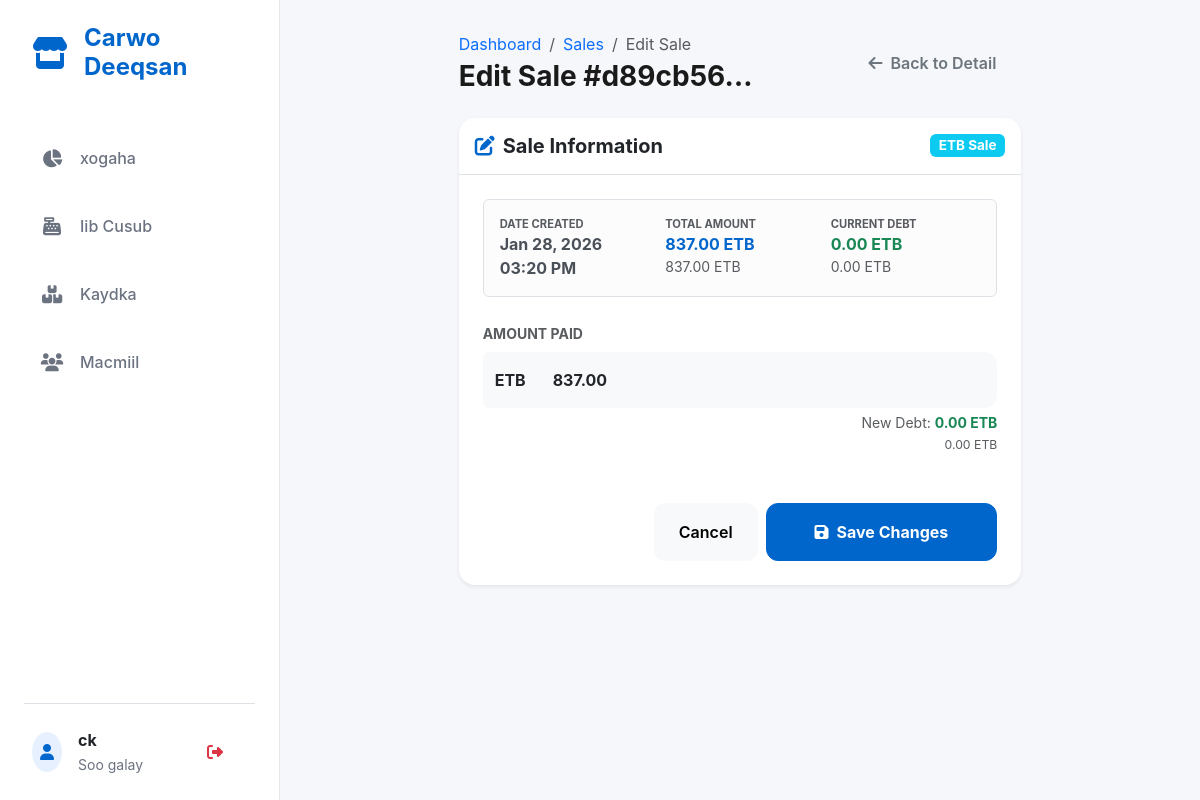
Screenshot of /sales/ETB/9/edit/ (signed in) with the database file from the repository.
### core/models.py (models this page shows, shortened)
class User(AbstractUser):
    phone = models.CharField(max_length=15, blank=True, null=True)
    date_created = models.DateTimeField(auto_now_add=True)
    date_updated = models.DateTimeField(auto_now=True)
    class Meta:
        verbose_name = "Admin User"
        verbose_name_plural = "Admin Users"

class SaleETB(models.Model):
    transaction_id = models.UUIDField(default=uuid.uuid4, unique=True, editable=False)
    customer = models.ForeignKey(Customer, on_delete=models.SET_NULL, null=True, blank=True, help_text="Optional - allows anonymous sales")
    user = models.ForeignKey(User, on_delete=models.SET_NULL, null=True, blank=True, related_name='etb_sales', help_text="Optional - admin user who created the sale")
    total_amount = models.DecimalField(max_digits=10, decimal_places=2, default=0.00, help_text="Total amount in ETB")
    amount_paid = models.DecimalField(max_digits=10, decimal_places=2, default=0.00, help_text="Amount paid in ETB")
    debt_amount = models.DecimalField(max_digits=10, decimal_places=2, default=0.00, help_text="Debt amount in ETB")
    exchange_rate_at_sale = models.DecimalField(
        max_digits=10,
        decimal_places=2,
        default=185.00,
        validators=[MinValueValidator(Decimal('0.01'))],
        help_text="USD to ETB exchange rate at time of sale"
    )
    date_created = models.DateTimeField(auto_now_add=True)
    is_completed = models.BooleanField(default=True)
    class Meta:
        verbose_name = "ETB Sale"
        verbose_name_plural = "ETB Sales"

### core/views.py (the view, shortened to what this page needs)
# urls.py: path('sales/<str:currency>/<int:sale_id>/edit/', views.edit_sale, name='edit_sale'),
@login_required
def edit_sale(request, currency, sale_id):
    if not request.user.is_superuser:
        messages.error(request, "Access denied. Only superusers can edit sales.")
        return redirect('core:sales_list')
    sale = None
    model_class = None
    if currency == 'USD':
        model_class = SaleUSD
    elif currency == 'SOS':
        model_class = SaleSOS
    elif currency == 'ETB':
        model_class = SaleETB
    else:
        messages.error(request, "Invalid currency specified.")
        return redirect('core:sales_list')
    sale = get_object_or_404(model_class, id=sale_id)
    customers = Customer.objects.all().order_by('name')
    currency_settings = CurrencySettings.objects.first()
    usd_to_etb_rate = currency_settings.usd_to_etb_rate if currency_settings else Decimal('100.00')
    usd_to_sos_rate = currency_settings.usd_to_sos_rate if currency_settings else Decimal('8000.00')
    if currency == 'ETB' and hasattr(sale, 'exchange_rate_at_sale') and sale.exchange_rate_at_sale:
        etb_exchange_rate = sale.exchange_rate_at_sale
    else:
        etb_exchange_rate = usd_to_etb_rate
    if hasattr(sale, 'items'):
        calculated_total = sale.items.aggregate(total=Sum('total_price'))['total'] or Decimal('0.00')
        if calculated_total != sale.total_amount:
            sale.total_amount = calculated_total
            sale.save()
    else:
        sale.calculate_total()
    sale.refresh_from_db()
    calculated_debt = max(Decimal('0.00'), sale.total_amount - sale.amount_paid)
    if currency == 'USD':
        total_amount_etb = sale.total_amount * usd_to_etb_rate
        amount_paid_etb = sale.amount_paid * usd_to_etb_rate
        debt_amount_etb = calculated_debt * usd_to_etb_rate
    else:  # ETB
        total_amount_etb = sale.total_amount
        amount_paid_etb = sale.amount_paid
        debt_amount_etb = calculated_debt
    context = {
        'sale': sale,
        'currency': currency,
        'customers': customers,
        'total_amount_etb': total_amount_etb,
        'amount_paid_etb': amount_paid_etb,
        'debt_amount_etb': debt_amount_etb,
        'total_amount_original': sale.total_amount,
        'amount_paid_original': sale.amount_paid,
        'debt_amount_original': calculated_debt,
        'usd_to_etb_rate': usd_to_etb_rate,
        'usd_to_sos_rate': usd_to_sos_rate,
        'etb_exchange_rate': etb_exchange_rate,
    }
    return render(request, 'core/edit_sale.html', context)

### core/permissions_policy.py (called while the page is built)
    def process_response(self, request, response):
        existing = response.get('Permissions-Policy')
        policy = "camera=(self)"
        if existing:
            if 'camera=' not in existing:
                response['Permissions-Policy'] = f"{existing}, {policy}"
        else:
            response['Permissions-Policy'] = policy
        return response

### core/templates/core/edit_sale.html (shortened to what this page needs)
{% extends 'core/base.html' %}
{% load static %}
{% block content %}
<div class="row justify-content-center">
    <div class="col-lg-8">
        <div class="d-flex justify-content-between align-items-center mb-4">
            <div>
                <nav aria-label="breadcrumb">
                    <ol class="breadcrumb mb-1">
                        <li class="breadcrumb-item"><a href="{% url 'core:dashboard' %}"
                                class="text-decoration-none">Dashboard</a></li>
                        <li class="breadcrumb-item"><a href="{% url 'core:sales_list' %}"
                                class="text-decoration-none">Sales</a></li>
                        <li class="breadcrumb-item active" aria-current="page">Edit Sale</li>
                    </ol>
                </nav>
                <h1 class="h3 fw-bold mb-0">Edit Sale #{{ sale.transaction_id|truncatechars:8 }}</h1>
            </div>
            <a href="{% url 'core:sale_detail' currency sale.id %}" class="btn btn-outline-secondary">
                <i class="fas fa-arrow-left me-2"></i>Back to Detail
            </a>
        </div>
        <div class="card shadow-sm border-0">
            <div class="card-header bg-transparent border-bottom py-3">
                <div class="d-flex justify-content-between align-items-center">
                    <h5 class="mb-0 fw-bold"><i class="fas fa-edit me-2 text-primary"></i>Sale Information</h5>
                    <span
                        class="badge {% if currency == 'USD' %}bg-primary{% elif currency == 'SOS' %}bg-success{% else %}bg-info{% endif %}">
                        {{ currency }} Sale
                    </span>
                </div>
            </div>
            <div class="card-body p-4">
                <form method="post" id="editSaleForm">
                    <div class="alert alert-light border mb-4">
                        <div class="row g-3">
                            <div class="col-md-4">
                                <small class="text-muted d-block fw-bold text-uppercase" style="font-size: 0.7rem;">Date
                                    Created</small>
                                <span class="fw-bold">{{ sale.date_created|date:"M d, Y h:i A" }}</span>
                            </div>
                            <div class="col-md-4">
                                <small class="text-muted d-block fw-bold text-uppercase"
                                    style="font-size: 0.7rem;">Total Amount</small>
                                <span class="fw-bold text-primary">
                                    {{ total_amount_etb|floatformat:2 }} ETB
                                </span>
                                <small class="text-muted d-block">
                                    {% if currency == 'USD' %}${{ total_amount_original|floatformat:2 }} USD{% elif currency == 'SOS' %}{{ total_amount_original|floatformat:2 }} SOS{% else %}{{ total_amount_original|floatformat:2 }} ETB{% endif %}
                                </small>
                            </div>
                            <div class="col-md-4">
                                <small class="text-muted d-block fw-bold text-uppercase"
                                    style="font-size: 0.7rem;">Current Debt</small>
                                <span
                                    class="fw-bold {% if debt_amount_etb > 0 %}text-danger{% else %}text-success{% endif %}">
                                    {{ debt_amount_etb|floatformat:2 }} ETB
                                </span>
                                <small class="text-muted d-block">
                                    {% if currency == 'USD' %}${{ debt_amount_original|floatformat:2 }} USD{% elif currency == 'SOS' %}{{ debt_amount_original|floatformat:2 }} SOS{% else %}{{ debt_amount_original|floatformat:2 }} ETB{% endif %}
                                </small>
                            </div>
                        </div>
                    </div>
                    <div class="mb-4">
                        <label class="form-label fw-bold small text-muted">AMOUNT PAID</label>
                        <div class="input-group">
                            <span class="input-group-text bg-light border-0 fw-bold">
                                {% if currency == 'USD' %}${% else %}{{ currency }}{% endif %}
                            </span>
                            <input type="number" step="0.01" name="amount_paid"
                                class="form-control bg-light border-0 py-3 fw-bold" value="{{ sale.amount_paid }}"
                                required id="amountPaidInput">
                        </div>
                        <div class="form-text text-end mt-1" id="debtPreview">
                        </div>
                    </div>
                    <div class="d-flex justify-content-end gap-2 mt-5">
                        <a href="{% url 'core:sales_list' %}" class="btn btn-light px-4">Cancel</a>
                        <button type="submit" class="btn btn-primary px-5 fw-bold">
                            <i class="fas fa-save me-2"></i>Save Changes
                        </button>
                    </div>
                </form>
            </div>
        </div>
    </div>
</div>
{% endblock %}

### core/templates/core/base.html (shortened to what this page needs)
<!DOCTYPE html>
<html lang="so">
<head>
    <link href="https://cdn.jsdelivr.net/npm/bootstrap@5.3.0/dist/css/bootstrap.min.css" rel="stylesheet">
    <link rel="stylesheet" href="https://cdnjs.cloudflare.com/ajax/libs/font-awesome/6.4.0/css/all.min.css">
    <link rel="stylesheet" href="https://cdnjs.cloudflare.com/ajax/libs/animate.css/4.1.1/animate.min.css" />
</head>
<body>
    <div class="app-shell">
        <nav class="desktop-sidebar">
            <div class="mb-5 px-2">
                <a href="{% url 'core:dashboard' %}"
                    class="d-flex align-items-center text-primary text-decoration-none">
                    <i class="fas fa-store fa-2x me-3"></i>
                    <span class="h4 mb-0 fw-bold">Carwo Deeqsan</span>
                </a>
            </div>
            <div class="d-flex flex-column gap-2 flex-grow-1">
                <a href="{% url 'core:dashboard' %}"
                    class="nav-item {% if request.resolver_match.url_name == 'dashboard' %}active{% endif %}">
                    <i class="fas fa-chart-pie"></i> xogaha
                </a>
                {% if user.is_superuser or user.can_sell %}
                <a href="{% url 'core:create_sale' %}"
                    class="nav-item {% if request.resolver_match.url_name == 'create_sale' %}active{% endif %}">
                    <i class="fas fa-cash-register"></i> Iib Cusub
                </a>
                {% endif %}
                {% if user.is_superuser or user.can_restock %}
                <a href="{% url 'core:inventory_list' %}"
                    class="nav-item {% if request.resolver_match.url_name == 'inventory_list' %}active{% endif %}">
                    <i class="fas fa-boxes"></i> Kaydka
                </a>
                {% endif %}
                <a href="{% url 'core:customers_list' %}"
                    class="nav-item {% if request.resolver_match.url_name == 'customers_list' %}active{% endif %}">
                    <i class="fas fa-users"></i> Macmiil
                </a>
            </div>
            <div class="mt-auto pt-4 border-top">
                <div class="d-flex align-items-center justify-content-between px-2">
                    <div class="d-flex align-items-center">
                        <div class="bg-primary bg-opacity-10 text-primary rounded-circle p-2 me-3"><i
                                class="fas fa-user"></i></div>
                        <div>
                            <div class="fw-bold text-dark">{{ user.get_full_name|default:user.username }}</div>
                            <small class="text-secondary">Soo galay</small>
                        </div>
                    </div>
                    <form method="post" action="{% url 'logout' %}">{% csrf_token %}<button type="submit"
                            class="btn btn-sm btn-outline-danger border-0"><i class="fas fa-sign-out-alt"></i></button>
                    </form>
                </div>
            </div>
        </nav>
        <main class="main-content">
            {% block content %}{% endblock %}
        </main>
    </div>
</body>
</html>

### rows the page displays
User: get_full_name "ck"
SaleETB: transaction_id "d89cb56…", date_created "Jan 28, 2026 03:20 PM", total_amount "837.00", amount_paid "837.00"

### other values shown
{{ currency }} "ETB"
{{ debt_amount_etb|floatformat:2 }} "0.00"
{{ debt_amount_original|floatformat:2 }} "0.00"
